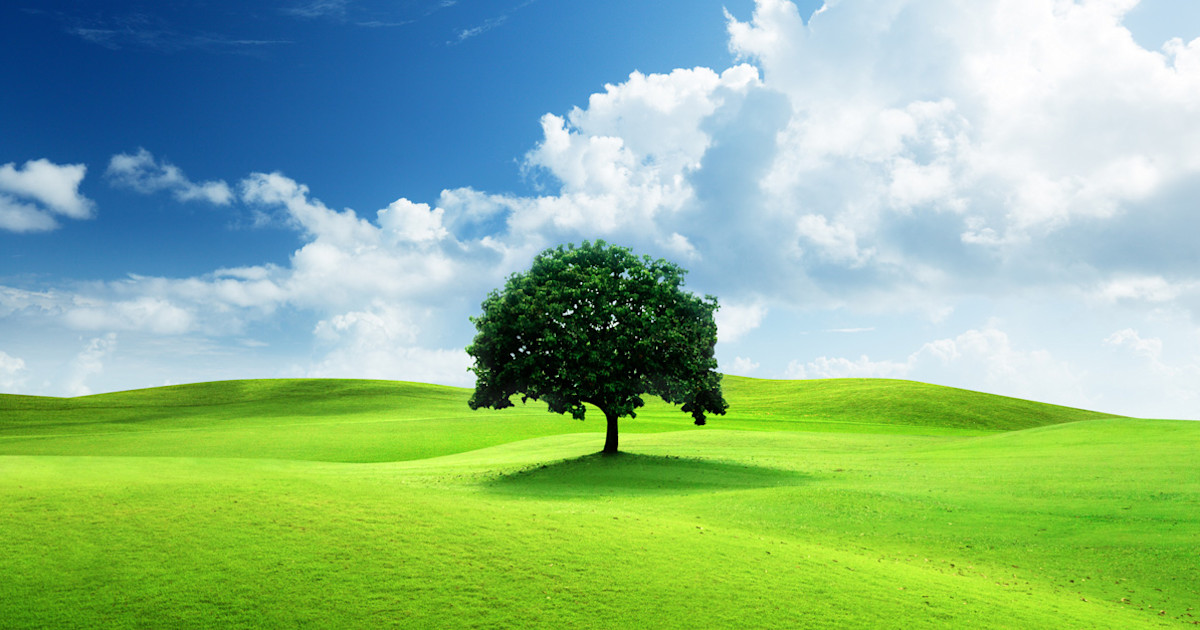
#> input picture nature-images.jpg, 1200 x 630 px
$ jupyter execute Assignment_5.ipynb
#> lines starting #> are read from the running program, lines starting #| are printed output that depends on the picture
[cell 1]
import cv2

[cell 2]
import numpy as np
import matplotlib.pyplot as plt

[cell 3]
image = cv2.imread('nature-images.jpg')
#> image is the input picture: shape (630, 1200, 3); mean B, G, R 139.9, 183.6, 139.8

gray = cv2.cvtColor(image, cv2.COLOR_BGR2GRAY)
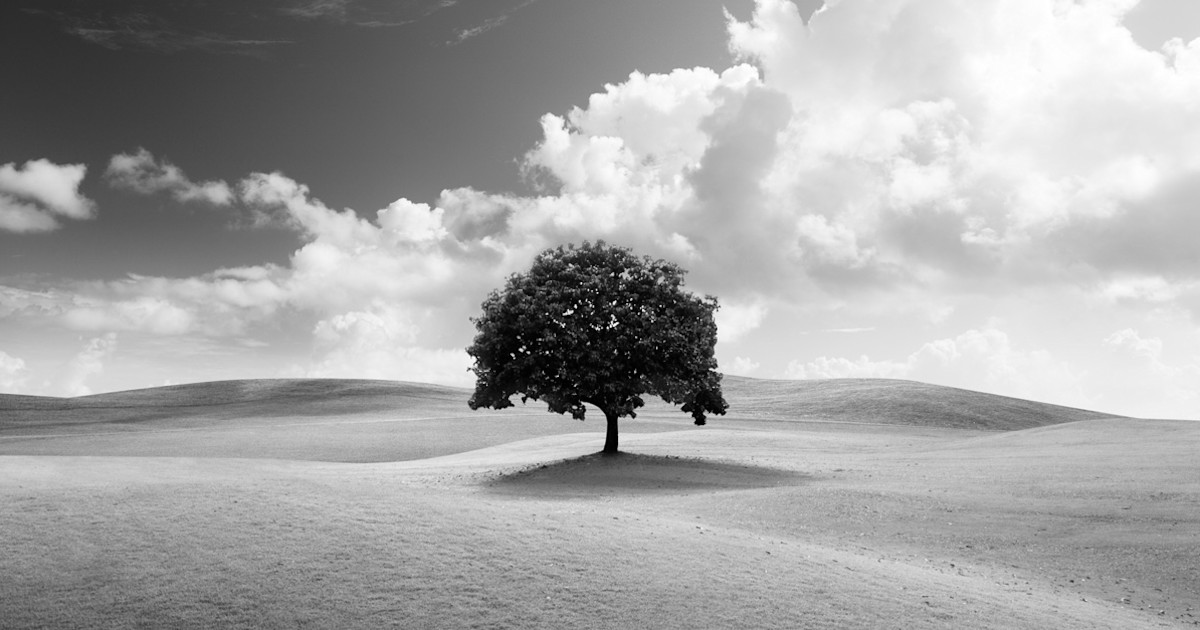
#> gray: shape (630, 1200); min 0, max 255, mean 165.5
image_rgb = cv2.cvtColor(image, cv2.COLOR_BGR2RGB)

[cell 4]
plt.subplot(1, 2, 1)
plt.imshow(image_rgb)
plt.title("Original")
plt.axis("off")

plt.subplot(1, 2, 2)
plt.imshow(gray, cmap="gray")
plt.title("Gray Image")
plt.axis("off")

plt.show()
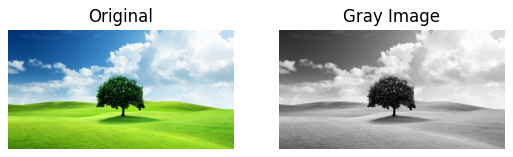
#> figure drawn by matplotlib, 2 panels

[cell 5]
# Formula: new_pixel = alpha * pixel + beta
# alpha < 1 reduces contrast, beta shifts brightness
low_contrast = cv2.convertScaleAbs(gray, alpha=0.5, beta=30)
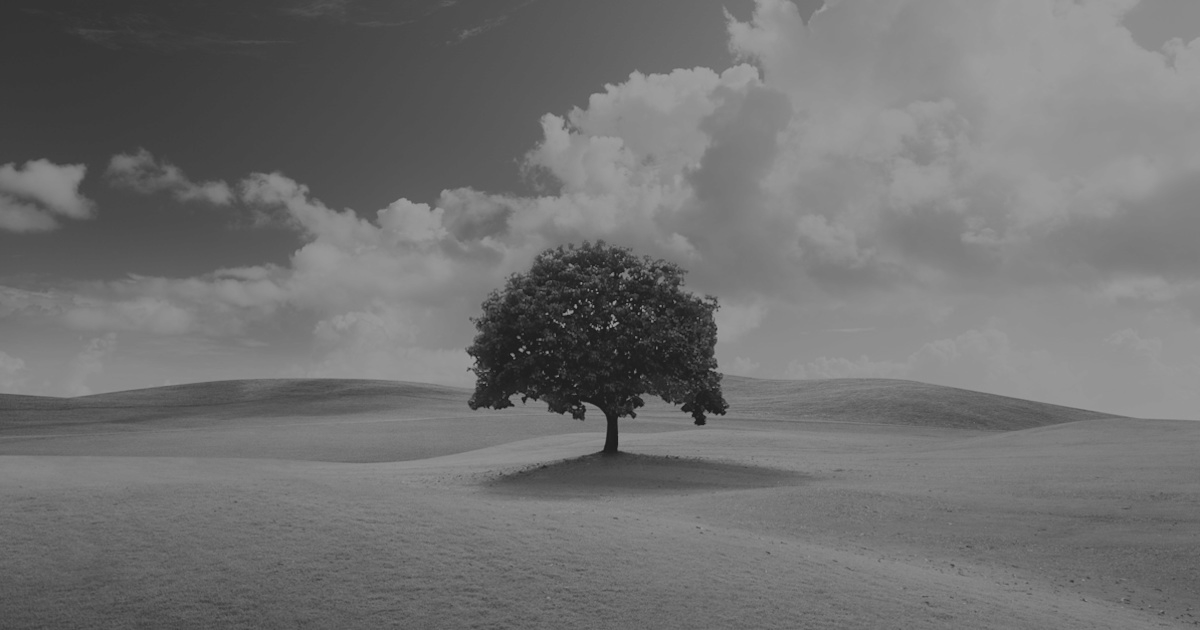
#> low_contrast: shape (630, 1200); min 30, max 158, mean 112.7

[cell 6]
plt.figure(figsize=(6, 6))

plt.imshow(low_contrast, cmap='gray')
plt.title("Simulated Low-Contrast Image")
plt.axis("off")
plt.show()

[cell 7]
min_val = np.min(low_contrast)
#> min_val = 30
max_val = np.max(low_contrast)
#> max_val = 158
contrast_stretched = ((low_contrast - min_val) / (max_val - min_val)) * 255
contrast_stretched = contrast_stretched.astype(np.uint8)

[cell 8]
plt.figure(figsize=(6, 6))
plt.imshow(contrast_stretched, cmap='gray')
plt.title("Contrast Stretched Image")
plt.axis("off")
plt.show()

[cell 9]
hist_equalized = cv2.equalizeHist(low_contrast)
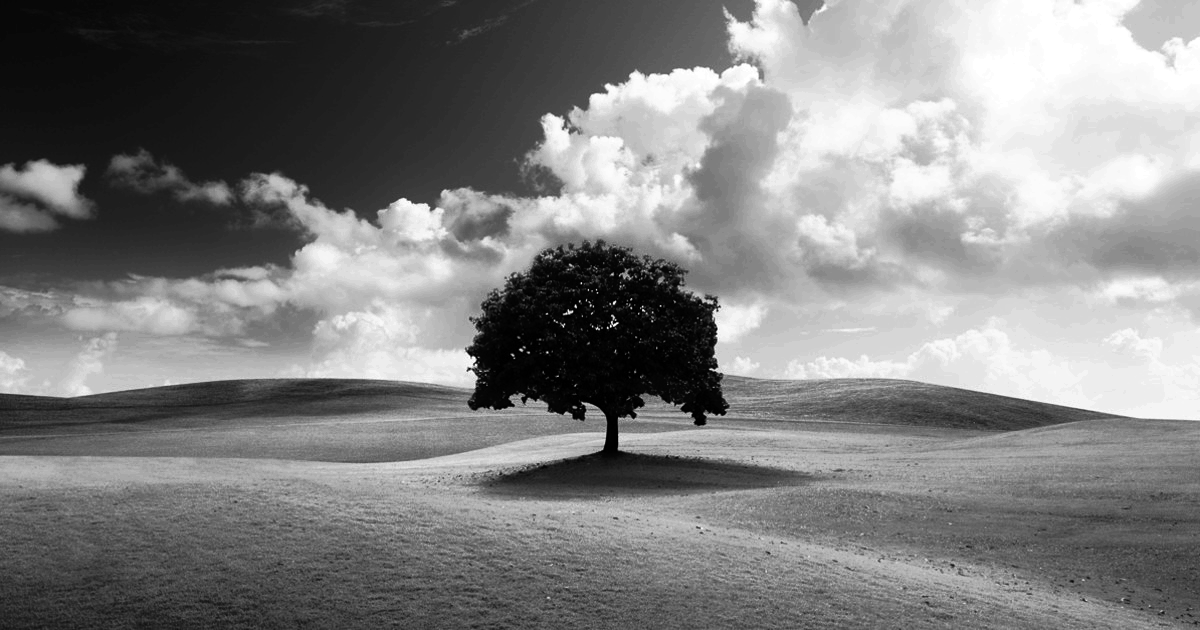
#> hist_equalized: shape (630, 1200); min 0, max 255, mean 129.1

plt.figure(figsize=(6, 6))
plt.imshow(hist_equalized, cmap='gray')
plt.title("Histogram Equalized Image")
plt.axis("off")
plt.show()

[cell 10]
plt.figure(figsize=(15, 5))

plt.subplot(1, 3, 1)
plt.imshow(low_contrast, cmap='gray')
plt.title("Low-Contrast Image")
plt.axis("off")

plt.subplot(1, 3, 2)
plt.imshow(contrast_stretched, cmap='gray')
plt.title("After Contrast Stretching")
plt.axis("off")

plt.subplot(1, 3, 3)
plt.imshow(hist_equalized, cmap='gray')
plt.title("After Histogram Equalization")
plt.axis("off")

plt.show()

[cell 11]
plt.figure(figsize=(15, 5))

plt.subplot(1, 3, 1)
plt.hist(low_contrast.ravel(), bins=256, range=[0, 256], color='gray')
plt.title("Low-Contrast Image Histogram")
plt.xlabel("Pixel Intensity")
plt.ylabel("Frequency")

plt.subplot(1, 3, 2)
plt.hist(contrast_stretched.ravel(), bins=256, range=[0, 256], color='gray')
plt.title("Contrast Stretched Histogram")
plt.xlabel("Pixel Intensity")
plt.ylabel("Frequency")

plt.subplot(1, 3, 3)
plt.hist(hist_equalized.ravel(), bins=256, range=[0, 256], color='gray')
plt.title("Histogram Equalized Histogram")
plt.xlabel("Pixel Intensity")
plt.ylabel("Frequency")

plt.tight_layout()
plt.show()
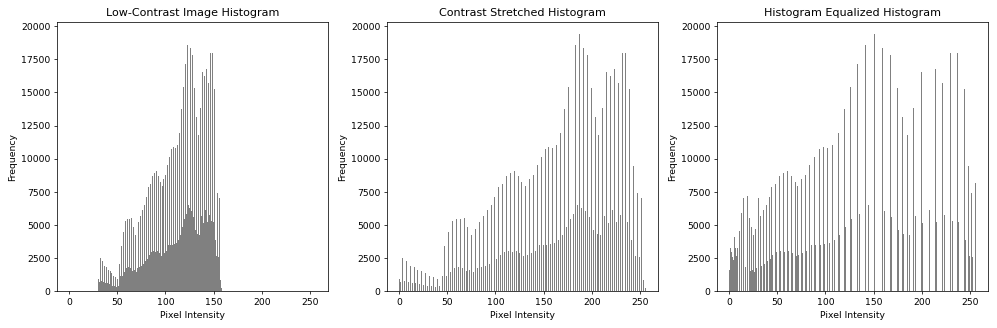
#> figure drawn by matplotlib, 3 panels; panel 1: tallest bar 19379 high, from x = 124 to 125; panel 2: tallest bar 19379 high, from x = 187 to 188; panel 3: tallest bar 19379 high, from x = 150 to 151
